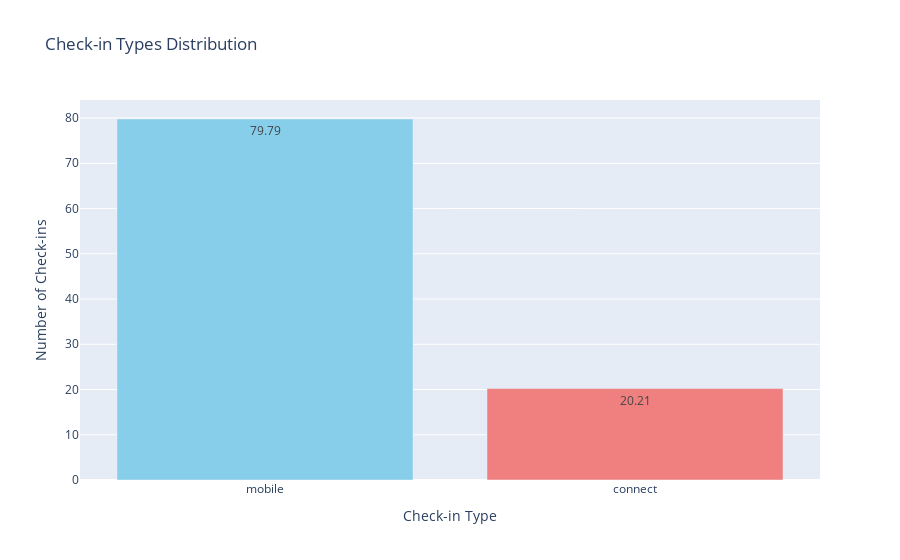

Notebook code for this chart:
### Code cell
labels = percentages.index.tolist()
values = percentages.values.tolist()




# Create the bar chart
fig = go.Figure(
    go.Bar(
        x=labels, 
        y=values,
        marker_color=['skyblue', 'lightcoral'],
        text=[f'{val:.2f}' for val in values],
        textposition='auto'
    )
)

# Customize the layout
fig.update_layout(
    title='Check-in Types Distribution',
    yaxis_title='Number of Check-ins',
    xaxis_title='Check-in Type'
)

# Display the chart
fig.show()

### Figure 1 — Plotly figure (JSON) as saved in the notebook; plotly's stock layout.template omitted (floating-point values rounded to 4 significant figures)
{"data": [{"marker": {"color": ["skyblue", "lightcoral"]}, "text": ["79.79", "20.21"], "textposition": "auto", "type": "bar", "x": ["mobile", "connect"], "y": [79.79, 20.21]}], "layout": {"title": {"text": "Check-in Types Distribution"}, "xaxis": {"title": {"text": "Check-in Type"}}, "yaxis": {"title": {"text": "Number of Check-ins"}}}}
